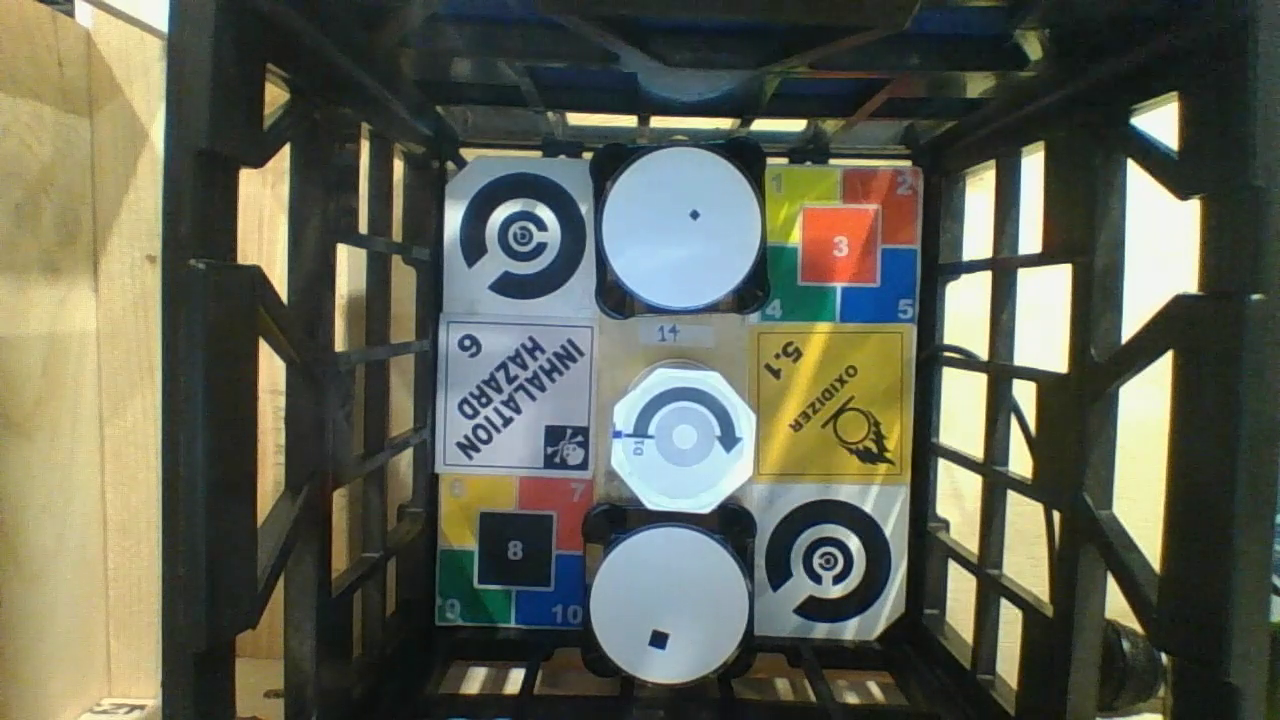
#> input picture frame 11 of vision_sample.mp4, 1280 x 720 px, given in place of the camera
$ python motion_detect.py
#> lines starting #> are read from the running program, lines starting #| are printed output that depends on the picture; after the words box and inside, x2 and y2 are one past the last pixel; in counts of white or black regions, pixels touching at a corner belong together

# imports
import cv2
import imutils
import argparse
import numpy as np
import time
from math import sqrt

# construct the argument parse and parse the arguments
ap = argparse.ArgumentParser()
ap.add_argument("-b", "--buffer", type=int, default=64, help="max buffer size") # guessing this is a distance from the previous frame's ball
# that the new frame's ball must be within such that it can be considered the same ball
args = vars(ap.parse_args())

# constants
MAX_DIST = int(args['buffer'])
THRESH_BORDER = 127
# i will store the path of points that each object has travelled in in its own array.
# there may be more than one object, so i will store each array in the following array.
ARRAY_OF_ARRAYS = []
GREEN = (0, 255, 0)

# distance between 2 points
def distance(p1, p2):
    # p1 and p2 are (x,y) tuple pairs
    xdiff = abs(p1[0] - p2[0])
    ydiff = abs(p1[1] - p2[1])
    dist = sqrt(xdiff*xdiff + ydiff*ydiff)
    return dist

# video
cap = cv2.VideoCapture(0)
fourcc = cv2.VideoWriter_fourcc(*'XVID')

# loop
while True:
    # read frame
    ret, frame = cap.read()
#> frame is the input picture: shape (720, 1280, 3); mean B, G, R 84, 98.7, 96.1

    # handle the frame from VideoCapture or VideoStream
    frame = frame[1] if args.get("video", False) else frame

    # be super safe
    if frame is None: break

    # resize blur et cetera
    # resize the frame, blur it, and convert it to binary
    frame = imutils.resize(frame, width=600)
#> frame: shape (337, 600, 3)
    gray = cv2.cvtColor(frame, cv2.COLOR_BGR2GRAY)
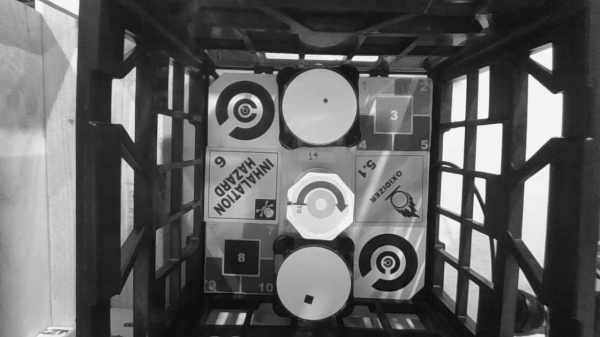
#> gray: shape (337, 600); min 9, max 248, mean 96.2
    blurred = cv2.GaussianBlur(gray, (5, 5), 0)
    thresh = cv2.threshold(blurred, THRESH_BORDER, 255, cv2.THRESH_BINARY)[1]
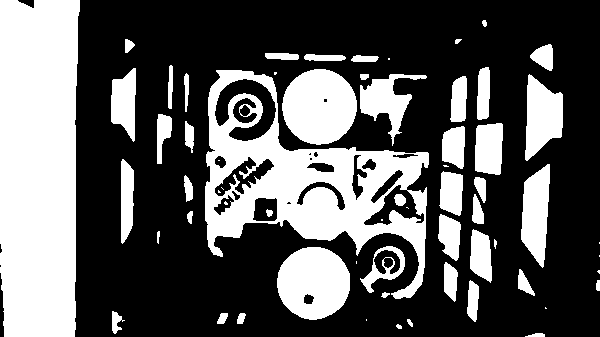
#> thresh: shape (337, 600); 35.5% white; 63 white regions (15 under 20 px)
    contours = cv2.findContours(thresh.copy(), cv2.RETR_EXTERNAL, cv2.CHAIN_APPROX_SIMPLE)[0]
#> contours = 55 contours, 15 with area under 20; largest, box (x1, y1, x2, y2) and area: (0, 0, 80, 337) 25066, (205, 70, 429, 299) 23830, (282, 69, 357, 145) 4321, (277, 247, 350, 320) 4081, (525, 74, 563, 161) 2109

    # find the centre of the new contours
    new_centre_points = []
    for contour in contours:
        M = cv2.moments(contour)
#> (the run stopped early here; a loop or call above may not have finished)

$ run again, starting later in the video
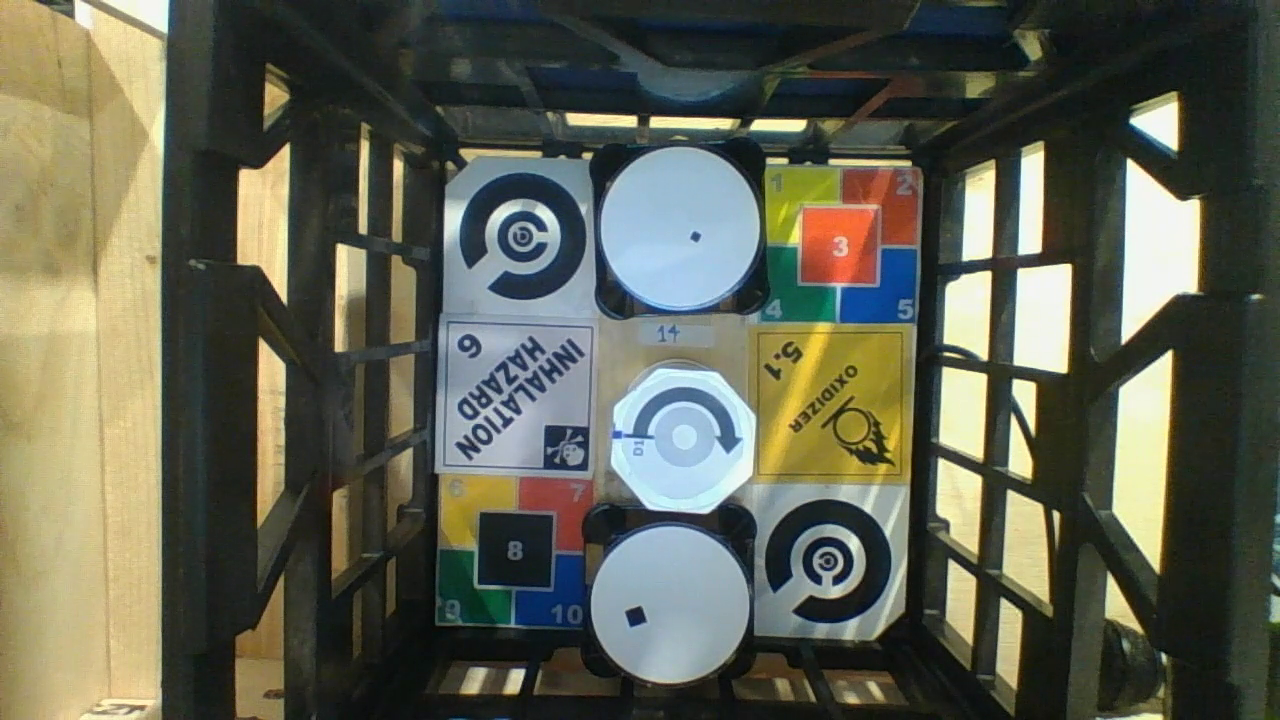
#> input picture frame 52 of vision_sample.mp4, 1280 x 720 px, given in place of the camera
#> frame is the input picture: shape (720, 1280, 3); mean B, G, R 82.5, 98, 96
#> frame: shape (337, 600, 3)
#> `thresh = cv2.threshold(blurred, THRESH_BORDER, 255, cv2.THRESH_BINARY)..`:
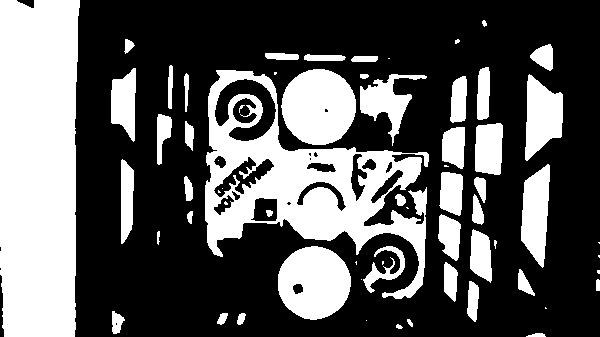
#> thresh: shape (337, 600); 35.2% white; 64 white regions (19 under 20 px)
#> contours = 58 contours, 18 with area under 20; largest, box (x1, y1, x2, y2) and area: (0, 0, 80, 337) 25048, (205, 70, 429, 299) 22445, (281, 69, 356, 145) 4347, (278, 246, 351, 320) 4097, (525, 74, 563, 161) 2106

$ run again, starting later in the video
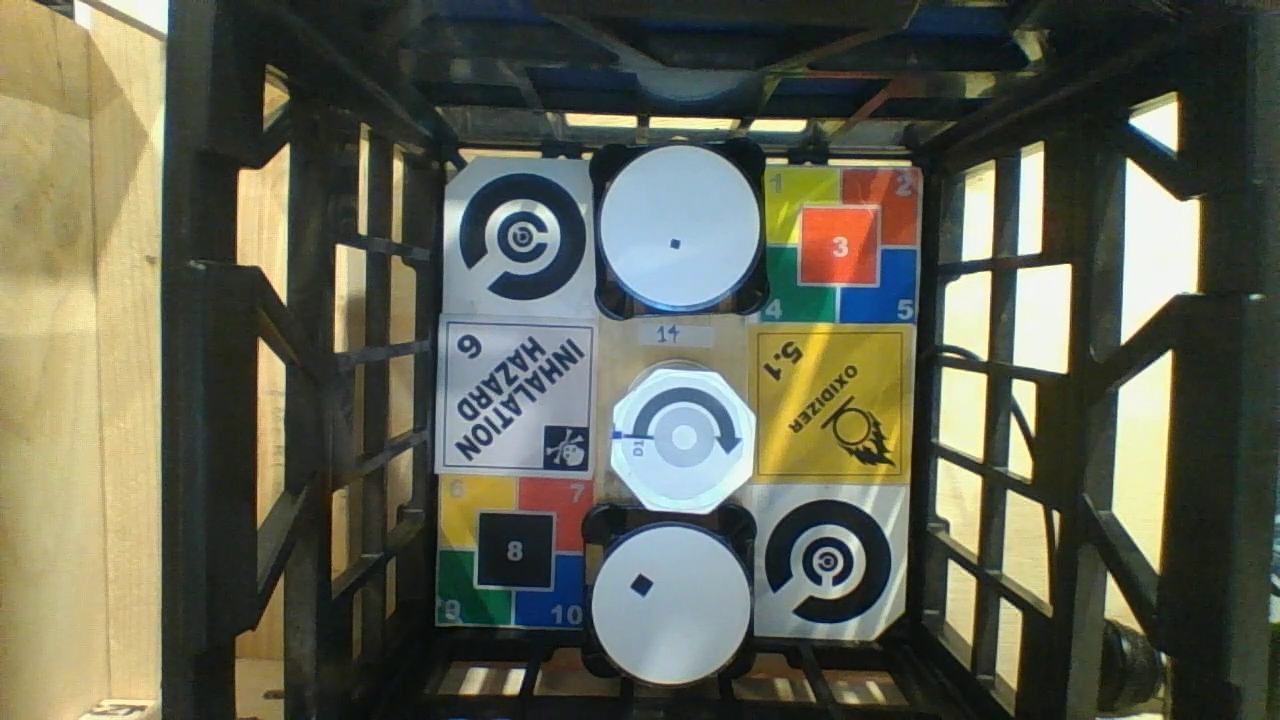
#> input picture frame 93 of vision_sample.mp4, 1280 x 720 px, given in place of the camera
#> frame is the input picture: shape (720, 1280, 3); mean B, G, R 82.1, 97.8, 96
#> frame: shape (337, 600, 3)
#> `gray = cv2.cvtColor(frame, cv2.COLOR_BGR2GRAY)`:
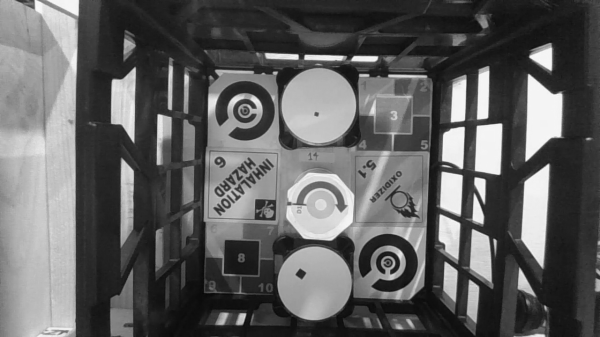
#> gray: shape (337, 600); min 7, max 248, mean 95.4
#> `thresh = cv2.threshold(blurred, THRESH_BORDER, 255, cv2.THRESH_BINARY)..`:
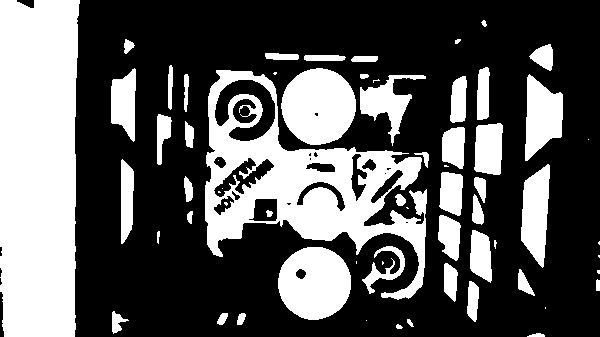
#> thresh: shape (337, 600); 35.1% white; 64 white regions (17 under 20 px)
#> contours = 59 contours, 17 with area under 20; largest, box (x1, y1, x2, y2) and area: (0, 0, 80, 337) 24952, (205, 70, 427, 300) 22363, (281, 68, 356, 145) 4354, (278, 247, 351, 320) 4098, (525, 74, 563, 161) 2108
